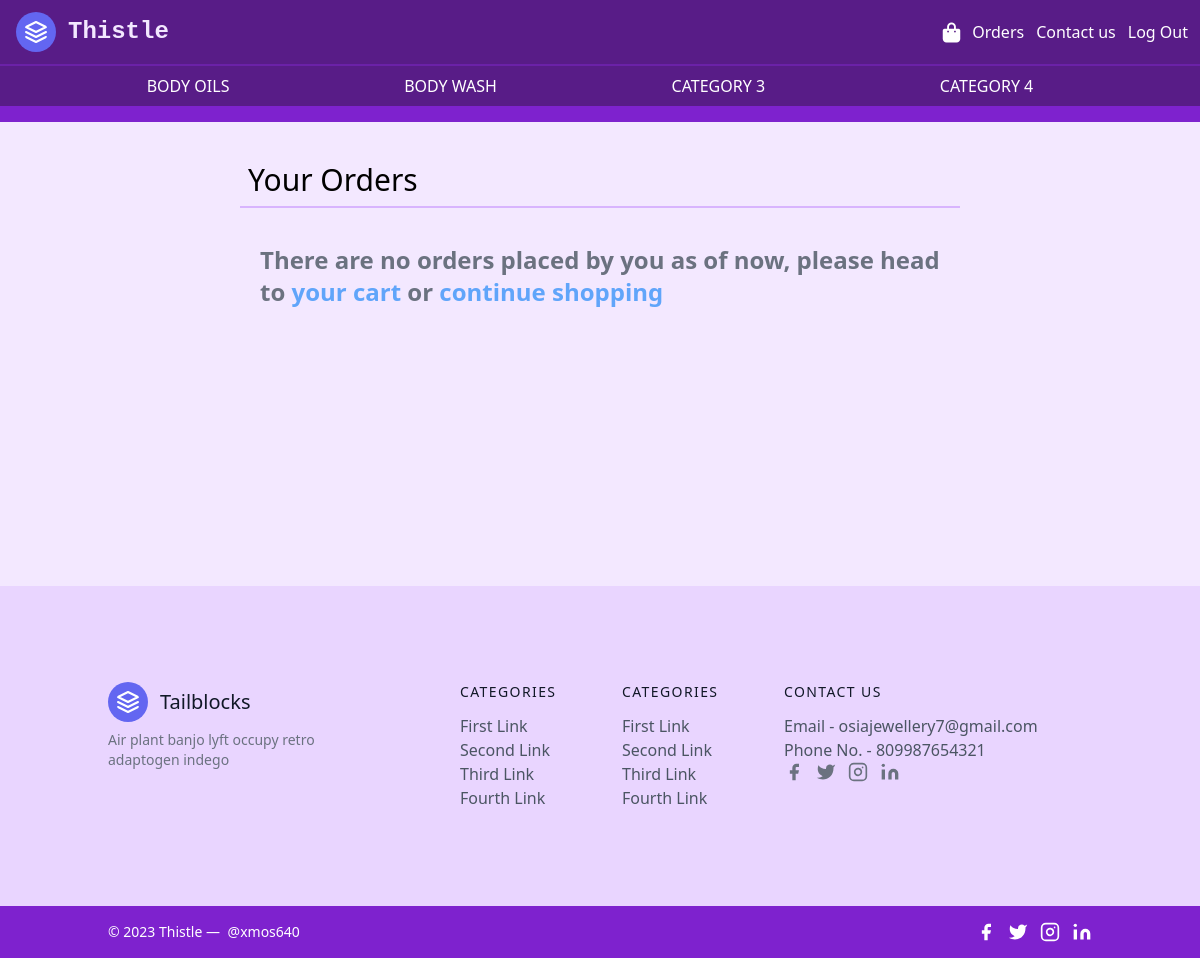
The page /orders/ (signed in) on the database as committed earlier.
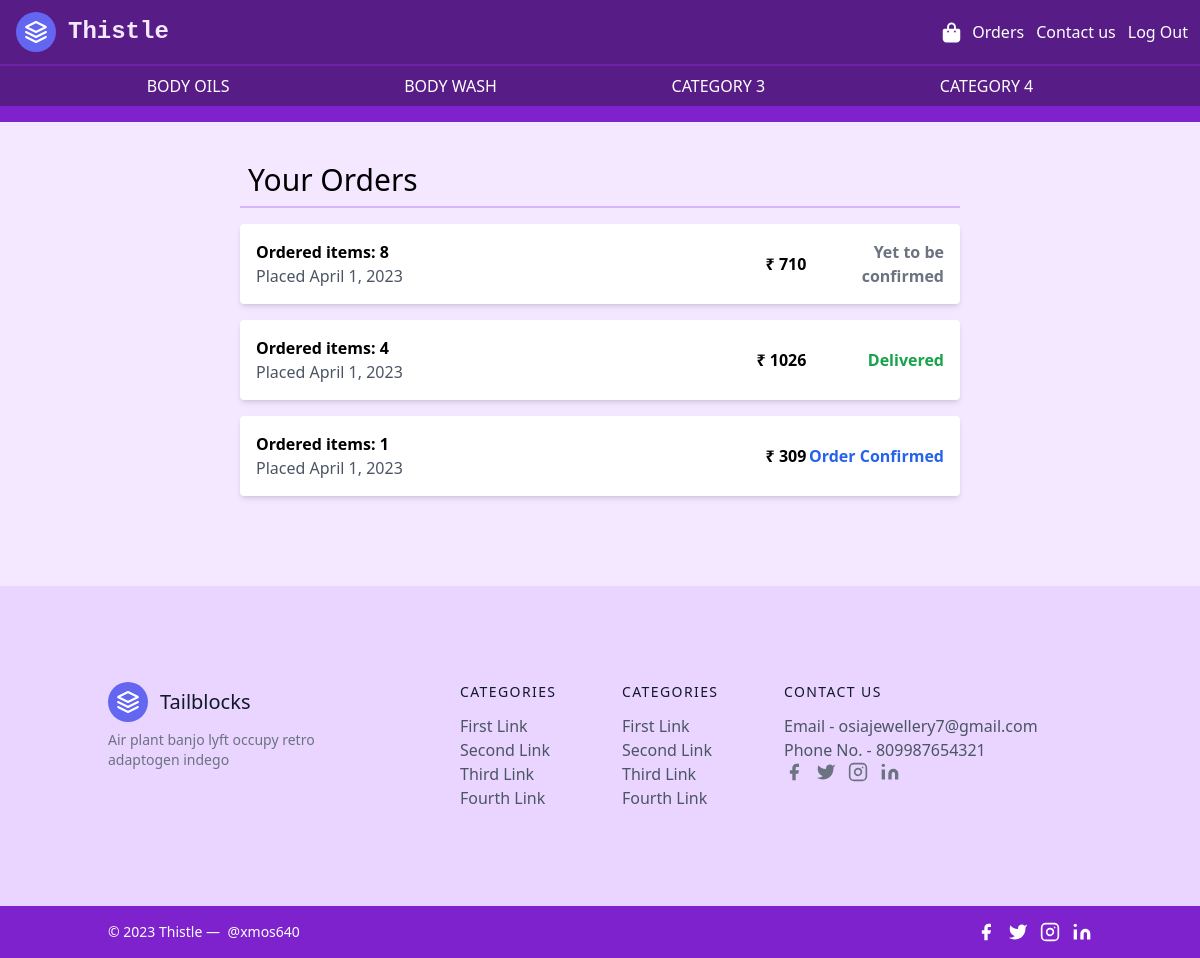
The same page on the database as committed later.
### main/models.py (models this page shows, shortened)
class Orders(models.Model):
    items_json = models.CharField(max_length=2000, default="")
    cart=models.CharField(max_length=5000,default="")
    number_of_items = models.IntegerField(default=0)
    amount = models.IntegerField(default=0)
    name = models.CharField(max_length=100 , default="")
    email = models.CharField(max_length=300, default="")
    Address = models.CharField(max_length=1000, default="")
    postal_code = models.CharField(max_length=20, default="")
    phone_number = models.CharField(max_length=20,default="")
    coupon_used = models.CharField(max_length=50,default="")
    instructions = models.CharField(max_length=2000,default="")
    city = models.CharField(max_length=200,default="")
    payment_ref =models.CharField(max_length=25,default='',primary_key=True)
    delivered = models.BooleanField(default=False)
    dispatched = models.BooleanField(default=False)
    payment_conf = models.BooleanField(default=False)
    timestamp= models.DateField(default=now)
    link = models.CharField(max_length=5000,default='nil')
    declined = models.BooleanField(default=False)
    delivery_date = models.DateField(default=now)

### main/views.py (the view, shortened to what this page needs)
# urls.py: path('orders/',views.orders,name='orders')
def orders(request):
    this_user = 0
    try:
        this_user = request.user.email
        orders = Orders.objects.filter(email = this_user).values()
        allOrders= [order for order in orders]
        allOrders=allOrders[::-1]
        print(allOrders,1)
        for i in allOrders:
            items = (json.loads(i['items_json']))
            i['items_json']=items.values()
        count = len(allOrders)
    except Exception as e:
        allOrders = False
        count = False
    params = {'allOrders':allOrders,'count':count,'announcement':announcement1}
    return render(request, 'orders.html', params)

### main/templates/orders.html (shortened to what this page needs)
{% extends 'basic.html' %}
  {% block body %}
  <main class="w-full min-h-[33vh] p-4 md:px-0 md:py-8" >
    <div class="md:w-3/5 mx-auto flex flex-col" style="min-height: 400px;">
      <h1 class="text-3xl border-b-2 mb-4 border-purple-300 p-2 " >Your Orders</h1>
  {% if allOrders %}
      {% for i in allOrders %}
      <div class="flex items-center bg-white rounded shadow-md mb-4 p-4">
        <div class="w-3/5">
          <a href="/orders/order-id:gikud781{{i.payment_ref}}"><h2 class="font-bold">Ordered items: {{i.number_of_items}}</a></h2>
          <p class="text-gray-600">Placed {{i.timestamp}}</p>
        </div>
        <div class="w-1/5 md:text-right">
          <p class="font-bold">&#8377 {{i.amount}}</p>
        </div>
        {% if i.declined == 1 %}
        <div class="w-1/5 md:text-right text-center">
          <p class="text-red-800 font-bold">Order Declined</p>
        </div>
        {% elif i.delivered == 1 %}
        <div class="w-1/5 md:text-right text-center">
            <p class="text-green-600 font-bold">Delivered</p>
          </div>
        {% elif i.dispatched == 1 %}
        <div class="w-1/5 md:text-right text-center">
            <p class="text-yellow-600 font-bold">On the way</p>
          </div>
        {% elif i.payment_conf == 1 %}
        <div class="w-1/5 md:text-right text-center">
            <p class="text-blue-600 font-bold ">Order Confirmed</p>
          </div>
        {% else %}
        <div class="w-1/5 md:text-right text-center">
            <p class="text-gray-500 font-bold">Yet to be confirmed</p>
          </div>
        {% endif %}
      </div>
      {% endfor %}
      {% else %}
      <h3 class="mb-8 text-2xl p-5 text-gray-500 font-bold">There are no orders placed by you as of now, please head to <a href="/cart" class="text-blue-400">your cart</a> or <a href="/" class="text-blue-400">continue shopping</a></h3>
  {% endif %}
    </div>
  </main>
  {% endblock %}

Rows that differ between the two databases and show on the page:
added Orders: number_of_items "8", timestamp "April 1, 2023", amount "710", declined "Yet to be confirmed"
added Orders: number_of_items "4", timestamp "April 1, 2023", amount "1026", declined "Delivered"
added Orders: number_of_items "1", timestamp "April 1, 2023", amount "309", declined "Order Confirmed"
Other text that changed with them:
text no longer shown: "There are no orders placed by you as of now, please head to your cart or continue shopping"
